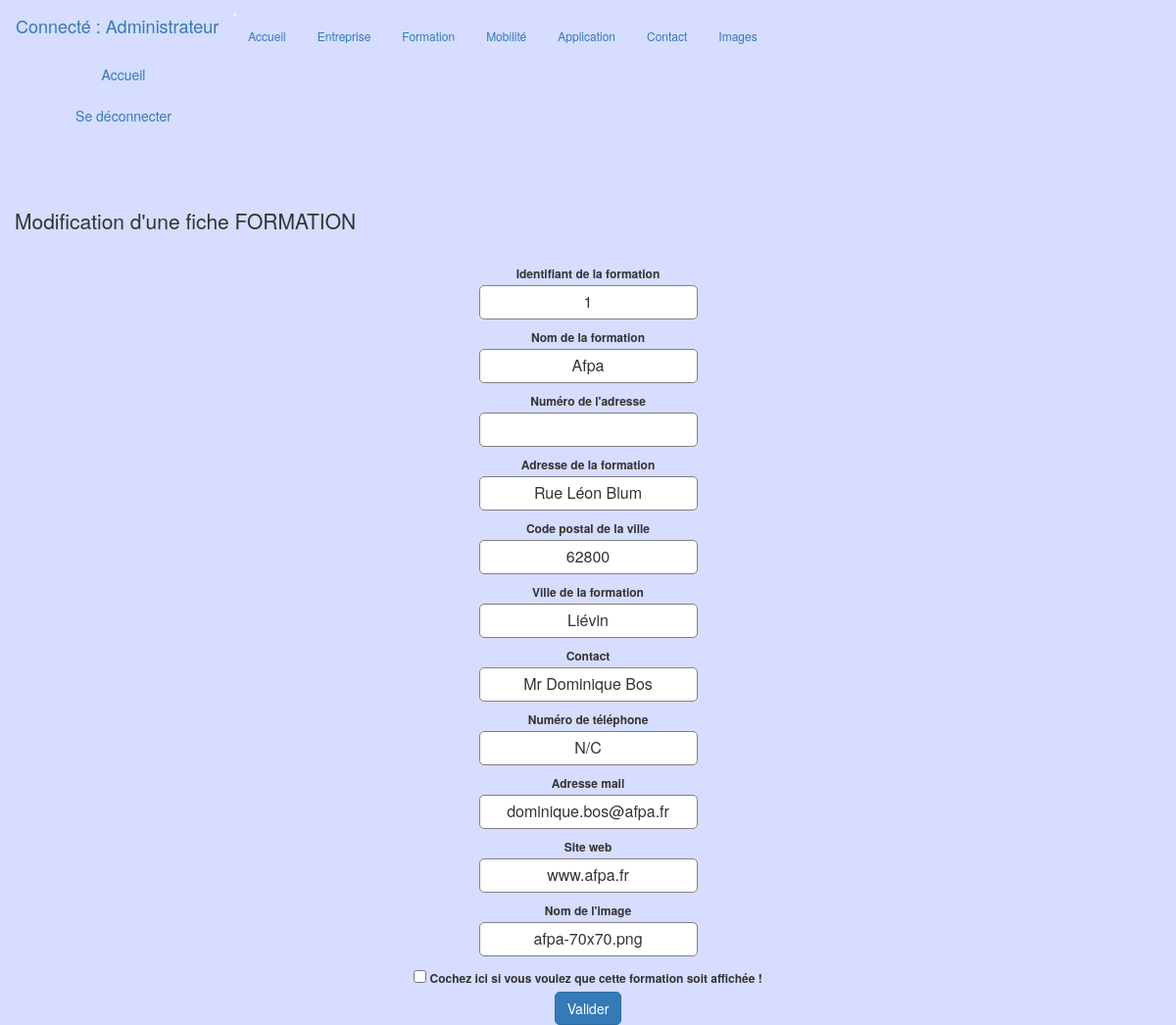
/admin/www/formations/change_formations.php?id=1 (signed in), run on the app's committed database.
### tables this page shows
CREATE TABLE `formations` (
  `id` int(11) NOT NULL,
  `title` varchar(50) NOT NULL,
  `number_street` varchar(11) DEFAULT NULL,
  `street` varchar(200) NOT NULL,
  `postal_code` int(6) NOT NULL,
  `city` varchar(50) NOT NULL,
  `contact` varchar(100) NOT NULL,
  `phone` varchar(15) NOT NULL,
  `mail` varchar(100) NOT NULL,
  `web` varchar(100) NOT NULL,
  `done` tinyint(1) NOT NULL DEFAULT '0',
  `image` varchar(100) NOT NULL
);

### admin/www/formations/change_formations.php (the view, shortened to what this page needs)
<?php
include('../include/header.php');
$errors = [];
$title = '';
$image = '';
$number_street = null;
$street = '';
$postal_code = null;
$city = '';
$contact = '';
$phone = null;
$mail = '';
$web = '';
$done = false;
if (isset($_GET['id']) && !empty(trim($_GET['id']))) {
  $id = $_GET['id'];
  $sql = sprintf("SELECT * FROM formations WHERE id =%s", $_GET['id']);
  $query = $db->query($sql);
  $result = $query->fetch_assoc();
  $title = $result['title'];
  $image = $result['image'];
  $number_street = $result['number_street'];
  $street = $result['street'];
  $postal_code = $result['postal_code'];
  $city = $result['city'];
  $contact = $result['contact'];
  $mail = $result['mail'];
  $web = $result['web'];
  if(!empty($phone) && $phone !== "N/C") {
    $phone = $result['phone'];
  } else {
    $phone = "N/C";
  }
} else {
  $valid = false;
  array_push($errors, "L'identifiant de l'organisme de formation doit être spécifié !");
}
?>
<div class="container-fluid">
  <div class="col-12">
    <legend>Modification d'une fiche FORMATION</legend>
    <div class="row justify-content-center text-center">
      <form method="post" enctype="multipart/form-data">
        <div class="form-group text-center">
          <label class="col-12" for="id">Identifiant de la formation</label>
          <input type="numeric" class="col-8 text-center" name="id" value="<?= htmlentities($id) ?>" required />
        </div>
        <div class="form-group text-center">
          <label class="col-12" for="title">Nom de la formation</label>
          <input class="col-8 text-center" type="text" name="title" value="<?= htmlentities($title) ?>" required />
        </div>
        <div class="form-group text-center">
          <label class="col-12" for="number_street">Numéro de l'adresse</label>
          <input class="col-8 text-center" type="numeric" name="number_street" value="<?= htmlentities($number_street) ?>" />
        </div>
        <div class="form-group text-center">
          <label class="col-12" for="street">Adresse de la formation</label>
          <input class="col-8 text-center" type="text" name="street" value="<?= htmlentities($street) ?>" placeholder="exemple: avenue Jean Jaurès"required />
        </div>
        <div class="form-group text-center">
          <label class="col-12" for="postal_code">Code postal de la ville</label>
          <input class="col-8 text-center" type="numeric" name="postal_code" value="<?= htmlentities($postal_code) ?>" required />
        </div>
        <div class="form-group text-center">
          <label class="col-12" for="city">Ville de la formation</label>
          <input class="col-8 text-center" type="text" name="city" value="<?= htmlentities($city) ?>" required />
        </div>
        <div class="form-group text-center">
          <label class="col-12" for="contact">Contact</label>
          <input class="col-8 text-center" type="text" name="contact" value="<?= htmlentities($contact) ?>" placeholder="exemple: Mr Dupont Claude" />
        </div>
        <div class="form-group text-center">
          <label class="col-12" for="phone">Numéro de téléphone</label>
          <input class="col-8 text-center" type="numeric" name="phone" maxlength="10" value="<?= htmlentities($phone) ?>" placeholder="exemple: 0321281510" />
        </div>
        <div class="form-group text-center">
          <label class="col-12" for="mail">Adresse mail</label>
          <input class="col-8 text-center" type="mail" name="mail" value="<?= htmlentities($mail) ?>" />
        </div>
        <div class="form-group text-center">
          <label class="col-12" for="web">Site web</label>
          <input class="col-8 text-center" type="text" name="web" value="<?= htmlentities($web) ?>" placeholder="exemple: www.afpa.fr" />
        </div>
        <div class="form-group text-center">
          <label class="col-12" for="text">Nom de l'image</label>
          <input class="col-8 text-center" type="text" name="image2" id="text" value="<?= htmlentities($image) ?>"  />
        </div>
        <div class="form-check">
          <label class="form-check-label col-12">
            <input type="checkbox" class="form-check-input col-3" name="done" value="1" <?php if ($done) { echo 'checked'; } ?> />
            Cochez ici si vous voulez que cette formation soit affichée !
          </label>
        </div>
        <button type="submit" name="update" class="btn btn-primary">Valider</button>
      </form>
    </div>
  </div>
</div>
<?php include('../include/footer.php');?>

### admin/css/style.css (style rules this page uses)
* { margin: 0px; padding: 0px; }
body { font-size: 120%; background-color: rgb(214, 221, 255); }
.form-group { margin: 10px 0px 10px 0px; }
.form-group label { display: block; margin: 3px; }
.form-group input { height: 30px width: 93%; padding: 5px 10px; font-size: 16px; border-radius: 5px; border: 1px solid gray; }
.btn { border-radius: 5px; }

### data on the page
formations: title "Afpa", street "Rue Léon Blum", postal_code "62800", city "Liévin", contact "Mr Dominique Bos", mail "dominique.bos@afpa.fr", web "www.afpa.fr", image2 "afpa-70x70.png"

### other printed values
$_SESSION['username'] "Administrateur"
